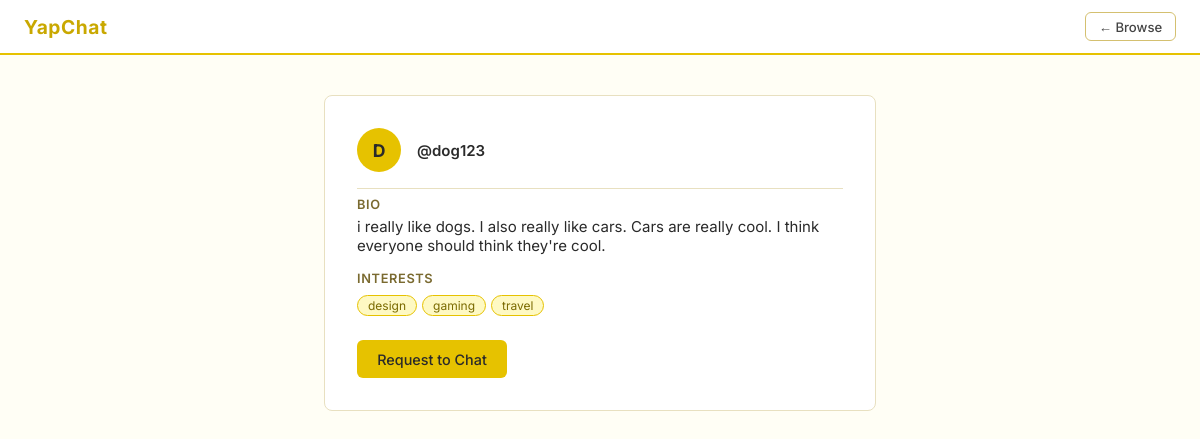
Page /profile/dog123 (signed in) on the committed database.
### tables this page shows
CREATE TABLE users (
                username      TEXT PRIMARY KEY,
                password_hash TEXT NOT NULL,
                bio           TEXT DEFAULT '',
                tags          TEXT DEFAULT ''
            );

### main.py (the view)
@app.route('/profile/<username>') #____________________PROFILE_PAGE________________________
@login_required
def profile(username):
    with get_db() as conn:
        user = conn.execute(
            'SELECT username, bio, tags FROM users WHERE username = ?', (username,)
        ).fetchone()
    if not user:
        return redirect(url_for('browse'))
    user_data = {
        'username': user['username'],
        'bio':      user['bio'],
        'tags':     [t.strip() for t in user['tags'].split(',') if t.strip()]
    }
    return render_template('profile.html', user=user_data,
                           current_user=session['username'])

### main.py (called while the page is built)
def get_db():
    conn = sqlite3.connect(DATABASE)
    conn.row_factory = sqlite3.Row
    return conn

def login_required(f):
    from functools import wraps
    @wraps(f)
    def decorated(*args, **kwargs):
        if 'username' not in session:
            return redirect(url_for('home'))
        return f(*args, **kwargs)
    return decorated

### templates/profile.html (shortened to what this page needs)
<!DOCTYPE html>
<html lang="en">
<head>
  <link rel="stylesheet" href="/static/css/style.css">
</head>
<body>
  <nav class="navbar">
    <span class="navbar-brand">YapChat</span>
    <div class="navbar-links">
      <a href="/browse" class="btn btn-secondary btn-sm">← Browse</a>
    </div>
  </nav>
  <div class="settings-layout">
    <div class="card">
      <div style="display:flex; align-items:center; gap:1rem; margin-bottom:1rem;">
        <div class="user-avatar">{{ user.username[0].upper() }}</div>
        <div>
          <div class="user-name">@{{ user.username }}</div>
        </div>
      </div>
      <hr class="divider">
      <div class="field">
        <label>Bio</label>
        <p>{{ user.bio if user.bio else 'No bio yet.' }}</p>
      </div>
      <div class="field" style="margin-top:1rem;">
        <label>Interests</label>
        <div class="tags">
          {% if user.tags %}
            {% for tag in user.tags %}
            <span class="tag">{{ tag }}</span>
            {% endfor %}
          {% else %}
            <p>No tags yet.</p>
          {% endif %}
        </div>
      </div>
      {% if user.username != current_user %}
      <div style="margin-top:1.5rem;">
        <a href="/request-chat/{{ user.username }}" class="btn btn-primary">
          Request to Chat
        </a>
      </div>
      {% endif %}
    </div>
  </div>
</body>
</html>

### static/css/style.css (style rules this page uses)
* { box-sizing: border-box; margin: 0; padding: 0; }
body { font-family: 'Inter', sans-serif; background: #fffef5; color: #2a2a2a; font-size: 15px; }
a { color: #b8860b; text-decoration: none; }
.card { background: #fff; border: 1px solid #e8e0c0; border-radius: 8px; padding: 2rem; }
.field { display: flex; flex-direction: column; gap: 5px; margin-bottom: 1rem; }
.field label { font-size: 0.8rem; font-weight: 600; color: #7a6a30; text-transform: uppercase; letter-spacing: 0.05em; }
.btn { display: inline-block; padding: 0.6rem 1.2rem; border-radius: 6px; border: 1px solid transparent; font-family: inherit; font-size: 0.9rem; font-weight: 500; cursor: pointer; text-align: center; transition: opacity 0.15s; }
.btn-primary { background: #e6c200; color: #2a2a2a; }
.btn-secondary { background: #fff; color: #444; border-color: #d4c070; }
.btn-sm { padding: 0.35rem 0.8rem; font-size: 0.82rem; }
.tags { display: flex; flex-wrap: wrap; gap: 5px; margin-top: 4px; }
.tag { background: #fef9c3; color: #7a6a00; border-radius: 20px; font-size: 0.75rem; padding: 2px 10px; border: 1px solid #e6c200; }
.navbar { background: #fff; border-bottom: 2px solid #e6c200; padding: 0.75rem 1.5rem; display: flex; align-items: center; justify-content: space-between; position: sticky; top: 0; z-index: 10; }
.navbar-brand { font-weight: 700; font-size: 1.2rem; color: #c9a800; letter-spacing: 0.03em; }
.navbar-links { display: flex; align-items: center; gap: 0.75rem; }
.user-avatar { width: 44px; height: 44px; border-radius: 50%; background: #e6c200; color: #2a2a2a; display: flex; align-items: center; justify-content: center; font-weight: 700; font-size: 1.1rem; }
.user-name { font-weight: 600; color: #2a2a2a; }
.settings-layout { max-width: 600px; margin: 2.5rem auto; padding: 0 1.5rem; }
.divider { border: none; border-top: 1px solid #e8e0c0; margin: 0.5rem 0; }

### rows in the picture
users: username "dog123", bio "i really like dogs. I also really like cars. Cars are really cool. I think everyone should think they're cool."

### other values in the picture
{{ user.username[0].upper() }} "D"
{{ tag }} "design" "gaming" "travel"
